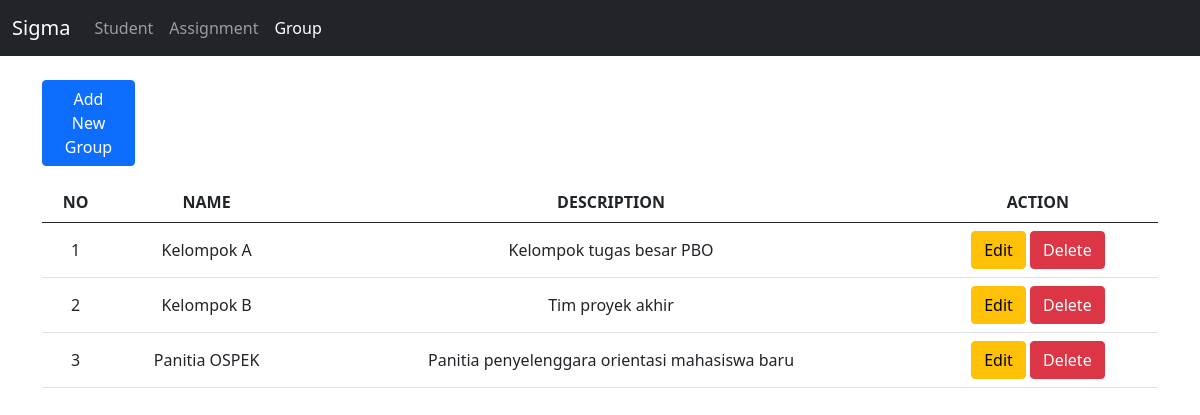
The app's page /group.php with its own data.
### tables this page shows
CREATE TABLE `groups` (
  `ID` int(11) NOT NULL,
  `name` varchar(100) NOT NULL,
  `description` text DEFAULT NULL
);

### controllers/Group.controller.php (called while the page is built, shortened)
<?php
include_once "models/Group.class.php";
include_once "views/Group.view.php";
class GroupController {
    private $group;
    function __construct() { $this->group = new Group(Config::$servername, Config::$username, Config::$password, Config::$db_name); }
    public function index() {
        $this->group->connect();
        $this->group->read ();
        $data = array('group' => array());
        while ($row = $this->group->fetch()) array_push($data['group'], $row);
        $view = new GroupView ();
        $view->render ($data);
    }
}

### views/Group.view.php (the view, shortened to what this page needs)
<?php
class GroupView {
    public function render ($data) {
        $num = 1;
        $header = "
          <th class='text-center align-center'>NO</th>
          <th class='text-center align-center'>NAME</th>
          <th class='text-center align-center'>DESCRIPTION</th>
        ";
        $dataGroup = null;
        foreach ($data['group'] as $val) {
            list($id, $name, $description) = $val;
            $dataGroup .= "
              <tr class='text-center align-middle'>
                <td>" . $num++ . "</td>
                <td>" . $name . "</td>
                <td>" . $description . "</td>
                <td>
                  <a href='?form=$id' class='btn btn-warning'>Edit</a>
                  <a href='?delete_id=$id' class='btn btn-danger'>Delete</a>
                </td>
              </tr>
            ";
        }
    }
}

### records on screen
groups: name "Kelompok A", description "Kelompok tugas besar PBO"
groups: name "Kelompok B", description "Tim proyek akhir"
groups: name "Panitia OSPEK", description "Panitia penyelenggara orientasi mahasiswa baru"

### other values on screen
$this->content "Sigma Student Assignment Group Add New Group ACTION"
